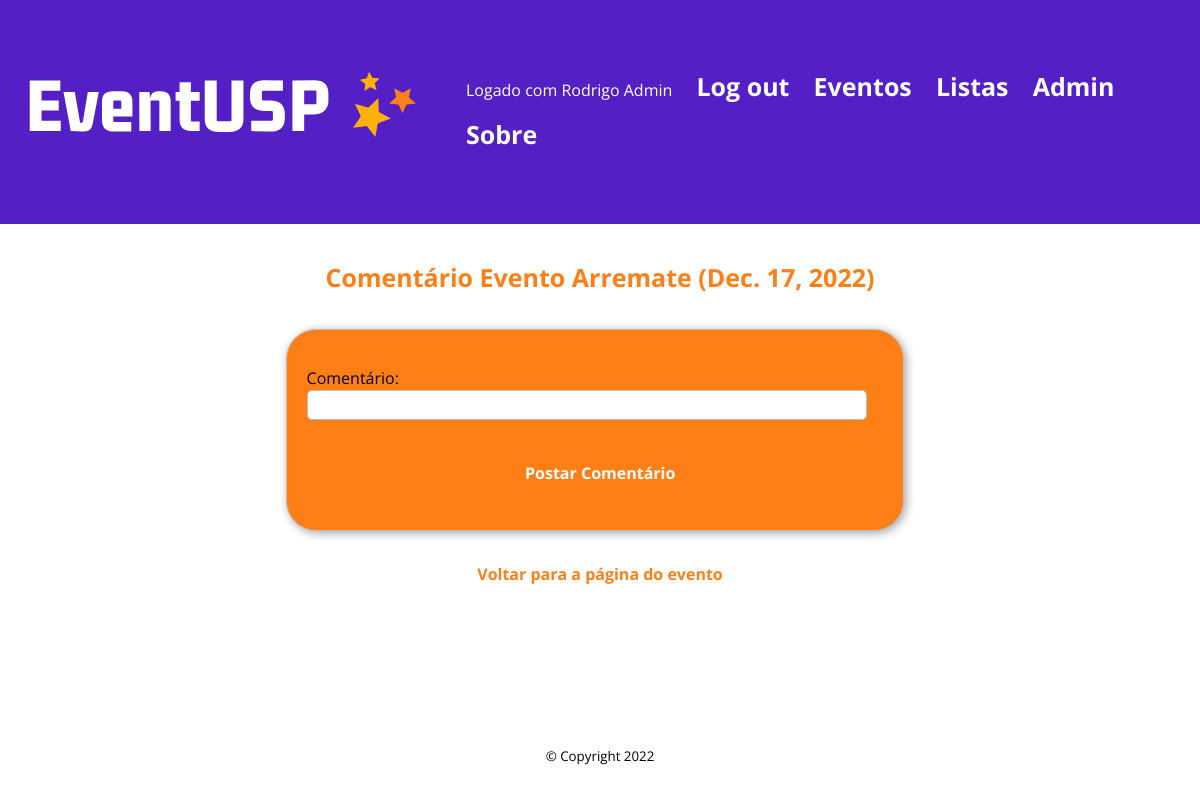
Page /events/6/comment/ (signed in) on the committed database.
### accounts/models.py (models this page shows)
class User(AbstractUser):
    first_name = models.CharField(_("first name"), max_length=150)
    last_name = models.CharField(_("last name"), max_length=150)
    email = models.EmailField(_('email address'), unique=True)
    cpf = models.CharField(_('CPF'), max_length=11, unique=True)

### events/models.py (models this page shows, shortened)
class Event(models.Model):
    name = models.CharField(max_length=50)
    date = models.DateField('data', null=True, blank=True)
    time = models.TimeField('tempo', null=True, blank=True)
    duration = models.TimeField('duracao', null=True, blank=True)
    place = models.CharField(max_length=50)
    description = models.TextField(max_length=1500)
    summary = models.TextField(max_length=500)
    max_participants = models.IntegerField()
    event_photo_url = models.URLField(max_length=200, null=True)
    approved = models.BooleanField('Aprovado', default=True)
    formato = models.ForeignKey(
            Formato,
            on_delete=models.CASCADE,
        )
    tema = models.ForeignKey(
            Tema,
            on_delete=models.CASCADE,
        )
    tipo_organizacao = models.ForeignKey(
            TipoOrganizacao,
            on_delete=models.CASCADE,
        )
    promotor = models.ForeignKey(
            Promotor,
            on_delete=models.CASCADE,
        )
    favorito = models.ManyToManyField(User, related_name='favorito', blank=True)

### events/views.py (the view)
# urls.py: path('<int:event_id>/comment/', views.create_comment, name='comment'),
@login_required
def create_comment(request, event_id):
    event = get_object_or_404(Event, pk=event_id)
    if request.method == 'POST':
        form = CommentForm(request.POST)
        if form.is_valid():
            comment_author = request.user
            comment_text = form.cleaned_data['text']
            comment = Comment(author=comment_author,
                            text=comment_text,
                            event=event)
            comment.save()
            return HttpResponseRedirect(
                reverse('events:detail', args=(event_id, )))
    else:
        form = CommentForm()
    context = {'form': form, 'event': event}
    return render(request, 'events/comment.html', context)

### events/forms.py
class CommentForm(ModelForm):
    class Meta:
        model = Comment
        fields = [
            'text',
        ]
        labels = {
            'text': 'Comentário',
        }

### events/templates/events/comment.html (shortened to what this page needs)
{% extends 'base.html' %}
{% block content %}
<h3 style="text-align:center">Comentário Evento {{ event.name }} ({{ event.date }})</h3>
<div class="caixa">
    <form action="{% url 'events:comment' event.id %}" method="post">
        {{ form.as_p }}
        <button style="margin-left: 32%" type="submit">Postar Comentário</button>
    </form>
</div>
<p style="padding-top: 15px; text-align:center"><b><a href="{% url 'events:detail' event.id %}">Voltar para a página do evento</a></b></p>
{% endblock content %}

### staticpages/templates/base.html (shortened to what this page needs)
{% load static %}
<!DOCTYPE html>
<html lang="en">
<head>
    <link rel="stylesheet" type="text/css" href="{% static 'style.css' %}">
</head>
<body style="margin:0;">
    <header id="cabecalho-principal">
        <a href="{% url 'index' %}"> <img src="{% static 'logo.svg' %}"> </a>
        <nav id="navegacao-principal">
            <ul>
                {% if user.is_authenticated %}
                    <li style="color:white"> Logado com {{ user.first_name }} {{ user.last_name }} </li>
                    <li><a href="{% url 'logout' %}">Log out</a></li>
                    <li><a href="{% url 'events:index' %}">Eventos</a></li>
                    <li><a href="{% url 'events:lists' %}">Listas</a></li>
                        {% if user.is_superuser %}
                            <li><a href="{% url 'approvals' %}">Admin</a></li>
                        {% endif %}
                {% else %}
                    <li><a href="{% url 'login' %}">Log in</a></li>
                {% endif %}
                <li><a href="{% url 'about' %}">Sobre</a></li>
            </ul>
        </nav>
    </header>
    <main id="conteiner-principal">
        {% block content %}
        {% endblock content %}
    </main>
    <footer id="rodape-principal">
        <p>
            <small>&copy Copyright 2022</small>
        </p>
    </footer>
</body>
</html>

### static/style.css (style rules this page uses)
:root { --primary-color: #000000; --secondary-color: #FF7F17; --tertiary-color: #f44d27; --secondary-color-light: #FFB001; --tertiary-color-light: #ff6d28; --bg-color: #fff; --secondary-bg-color: #bdbdbd; --color-shadow: #a2a2a2; font-family: Inter, sans-serif; font-size: 16px; line-height: 1.5em; }
* { box-sizing: border-box; }
html, body { height: 100%; }
header#cabecalho-principal { margin: 0 auto; width: 100%; padding: 3rem 1rem; background-color: #541FC4; display: flex; justify-content: space-between; align-items: center; }
li a { font-family: "Open Sans", medium; font-size: 25px; color: var(--bg-color); font-weight: bold; text-decoration: none; }
body { font-family: "Open Sans", medium; display: flex; flex-direction: column; }
nav#navegacao-principal li { display: inline-block; padding: 10px; }
main#conteiner-principal { margin: 0 auto; width: 100%; max-width: 1080px; padding: 1rem 1rem; flex-grow: 1; }
footer#rodape-principal { display: flex; flex-direction: column; justify-content: center; align-items: center; padding: 1rem 1rem; }
.caixa { border: 1px solid var(--secondary-bg-color); border-radius: 30px; background-color: var(--secondary-color); box-shadow: 2px 2px 10px var(--color-shadow); margin-left: 20%; padding: 1.25rem; width: 59%; justify-content: center; }
a { color: var(--secondary-color); text-decoration: none; }
input { display: block; width: 100%; max-width: 560px; border: 1px solid var(--secondary-bg-color); border-radius: 5px; margin-bottom: 1rem; padding: 0.4rem 0.8rem; }
button { font-family: "Open Sans", medium; background-color: var(--secondary-color); border: 2px solid var(--secondary-color); color: var(--bg-color); border-radius: 10px; display: inline-block; font-size: medium; font-weight: bold; margin: 0.5rem 0; padding: 1rem 2rem; }
h3 { font-family: "Open Sans", medium; font-size: 25px; font-weight: bolder; color: var(--secondary-color); text-decoration: none; padding-bottom: 15px; }

### rows in the picture
User: first_name "Rodrigo", last_name "Admin"
Event: name "Arremate", date "Dec. 17, 2022"
